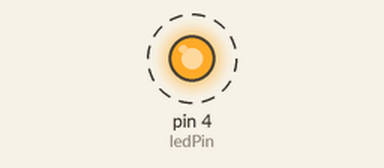
Simulated run of this sketch. Board: Arduino Uno, built with avr-gcc and run on an emulated ATmega328P. Shown: output pins drawn as LEDs (lit = HIGH). Dashed ring = blinking.

Above: at 0.5 s.
Timing chart, 0 to 4.6 s (numbered marks = the images above):
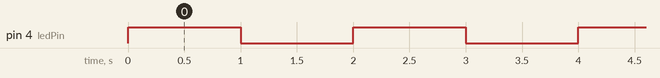

The sketch:

LED_Blink.ino
```cpp
/* Arduino Built In LED Blink

   GitHub URL - https://github.com/narayanvyas/IoT-workshop

   Components
   ----------
    - Arduino Uno R3
    - One LEDs
    - One 220 Ohm Resistor
    - Breadboard

   Connections
   -----------
        Break out          |     Arduino Uno
   --------------------------------------------
        LED OUT      |        4

     Also connect LEDs to 220 Ohm Resistor.

         ----/\/\/\/\----(LED |)----GND

*/

/* Method Documentation

  setup - The setup() function is called when a sketch starts. Use it to initialize variables, pin modes, start using libraries, etc.
          The setup() function will only run once, after each powerup or reset of the Arduino board.

  loop - After creating a setup() function, which initializes and sets the initial values, the loop() function does precisely what its name suggests, and loops consecutively, allowing your program to change and respond.

  Serial.begin(9600) - Sets the data rate in bits per second (baud) for serial data transmission, default is 9600

  Serial.print - Prints data to serial monitor

  Serial.println - Prints data to serial monitor on next line
  pinMode - Configures the specified pin to behave either as an input or an output. It takes two arguments
            First arguments tells the name of pin, and second argument tells the type of pin, either INPUT or OUTPUT

  digitalWrite - Write a HIGH or a LOW value to a digital pin. It takes two arguments
                 First arguments tells the name of pin, and second argument tells the state of pin, either HIGH or LOW

  delay - Pauses the program for the amount of time (in milliseconds) specified as parameter. (There are 1000 milliseconds in a second.)
*/

int ledPin = 4;

void setup() {
  Serial.println(9600);  // Initializing Serial Monitor
  pinMode(ledPin , OUTPUT); // Setting sensor as Input Device
}

void loop() {
  Serial.println("Turning LED On");
  digitalWrite(ledPin, HIGH);  // Turning LED On
  delay(1000); // Setting Delay of 1 Second
  Serial.println("Turning LED Off");
  digitalWrite(ledPin, LOW);  // Turning LED Off
  delay(1000); // Setting Delay of 1 Second
}
```

Measured:
- by itself, pin 4 (ledPin): alternates HIGH for 1.0 s and LOW for 1.0 s
